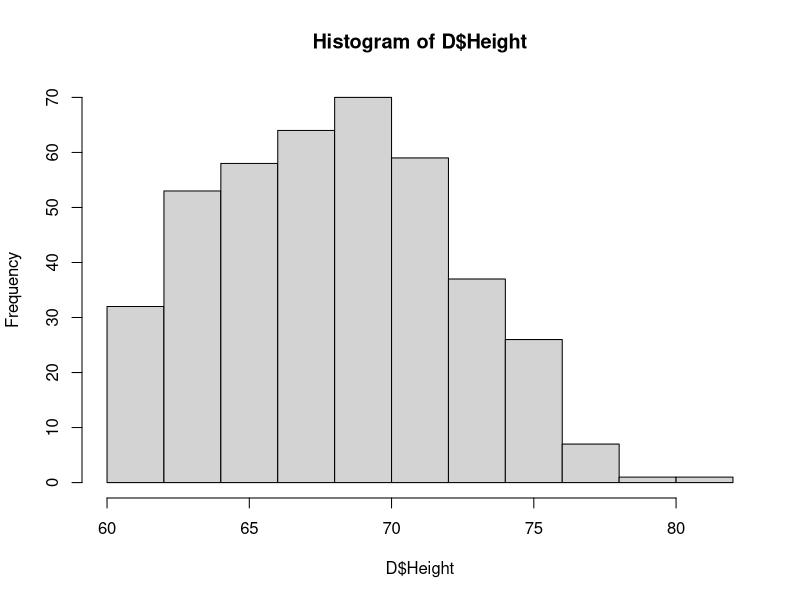
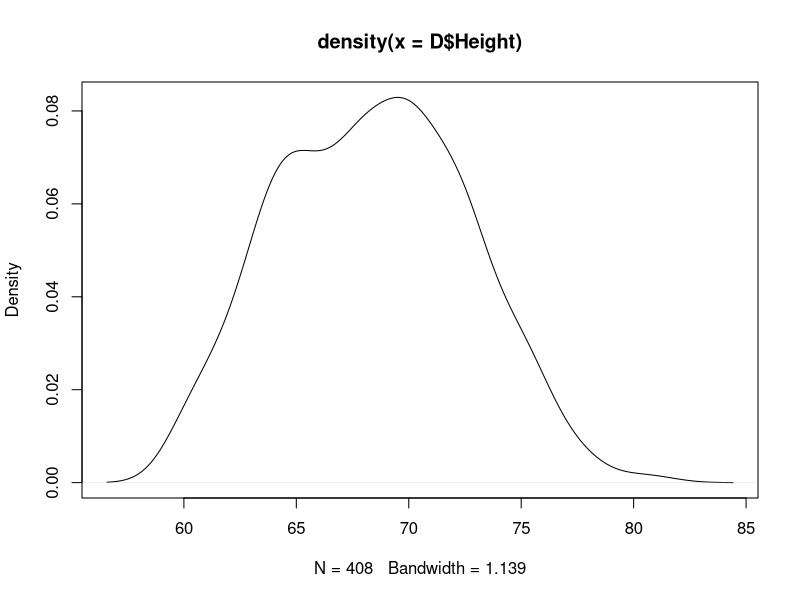
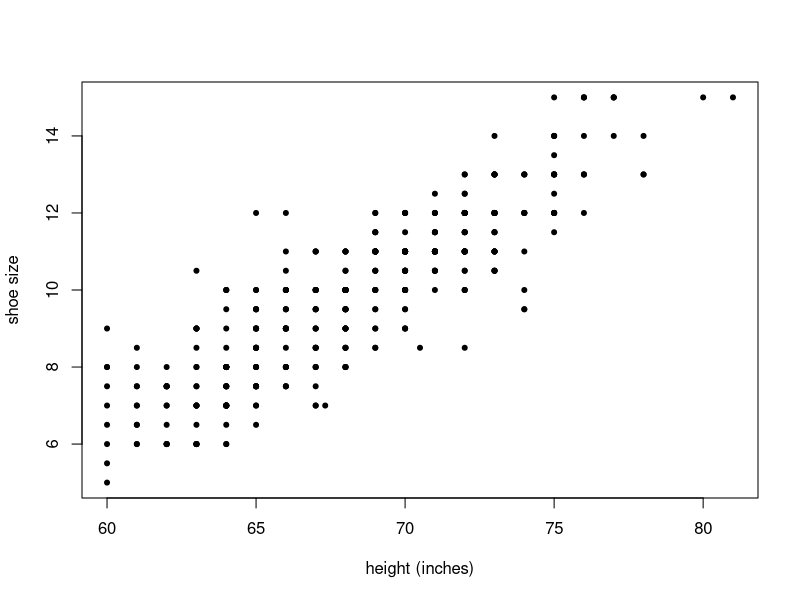

These charts were generated, in order, by the following R code:
########################
# R Script for Class 5 #
########################

# Set working directory to wherever you have your data file
setwd("~/Google Drive File Stream/My Drive/upf_courses/GSRM/2018/slides/global_studies_research_methods_2018")

# Loading data. (Note that if your system saves csv files using semi-colons, you should use read.csv2)
D = read.csv('shoesize.csv')

# quick view of data
head(D)

# exploring height
D$Height
mean(D$Height)
sd(D$Height)
quantile(D$Height)
hist(D$Height)
plot(density(D$Height))

# Assumming this data is a random sample of the full school populatio, what is our best estimate of the mean height of all students at this university? Provide a point estimate and 95% confidence interval.


# What is the relationship between height and shoe size?

plot(D$Height, D$Size, pch=20, xlab="height (inches)", ylab="shoe size")

cor(D$Height, D$Size)

M = lm(D$Height~D$Size)
summary(M)

M = lm(D$Height~D$Size+D$Gender)
summary(M)
